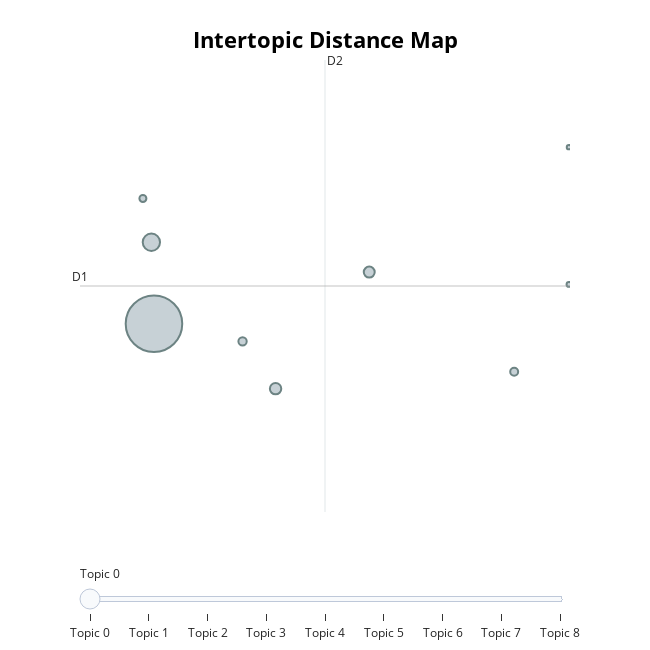
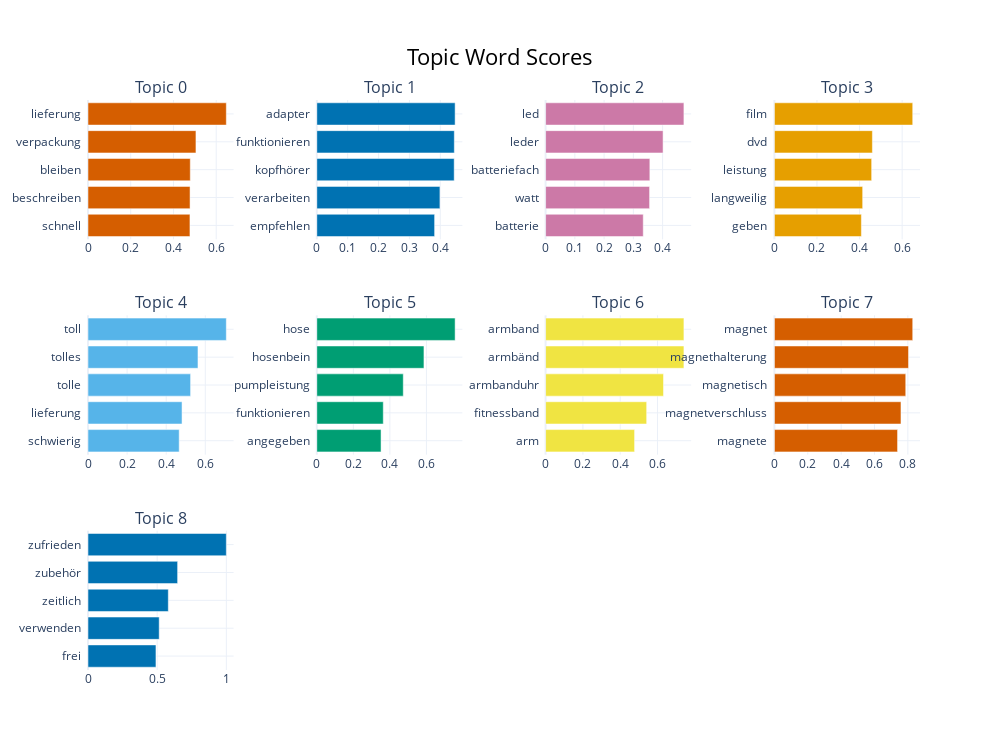

Notebook code for these charts, in order:
### Markdown cell above
#### **Visualization of German topic space**

We visualize the German topics in a 2D projection to see how well-separated they are. In the bar chart, we can inspect particular words in those clusters along with their significance.

### Code cell
fig_map = topic_model_german.visualize_topics()
fig_map.show()

fig_bar = topic_model_german.visualize_barchart(top_n_topics=10)
fig_bar.show()

### Figure 1 — Plotly figure (JSON) as saved in the notebook; plotly's stock layout.template omitted (floating-point values rounded to 4 significant figures)
{"data": [{"customdata": [[0, "lieferung | verpackung | bleiben | beschreiben | schnell", 5197], [1, "adapter | funktionieren | kopfhörer | verarbeiten | empfehlen", 487], [2, "led | leder | batteriefach | watt | batterie", 211], [3, "film | dvd | leistung | langweilig | geben", 195], [4, "toll | tolles | tolle | lieferung | schwierig", 113], [5, "hose | hosenbein | pumpleistung | funktionieren | angegeben", 103], [6, "armband | armbänd | armbanduhr | fitnessband | arm", 79], [7, "magnet | magnethalterung | magnetisch | magnetverschluss | magnete", 38], [8, "zufrieden | zubehör | zeitlich | verwenden | frei", 31]], "hovertemplate": "<b>Topic %{customdata[0]}</b><br>%{customdata[1]}<br>Size: %{customdata[2]}", "legendgroup": "", "marker": {"color": "#B0BEC5", "size": [5197, 487, 211, 195, 113, 103, 79, 38, 31], "sizemode": "area", "sizeref": 3.248, "symbol": "circle", "line": {"color": "DarkSlateGrey", "width": 2}}, "mode": "markers", "name": "", "orientation": "v", "showlegend": false, "x": [-2.645, -2.662, -1.857, -1.25, -2.071, -0.3114, -2.717, 0.04363, 0.04332], "xaxis": "x", "y": [-9.901, -8.837, -10.75, -9.226, -10.13, -10.53, -8.264, -9.387, -7.593], "yaxis": "y", "type": "scatter"}], "layout": {"xaxis": {"anchor": "y", "domain": [0.0, 1.0], "title": {"text": ""}, "visible": false, "range": [-3.124, 0.05017]}, "yaxis": {"anchor": "x", "domain": [0.0, 1.0], "title": {"text": ""}, "visible": false, "range": [-12.36, -6.454]}, "legend": {"tracegroupgap": 0, "itemsizing": "constant"}, "margin": {"t": 60}, "title": {"font": {"size": 22, "color": "Black"}, "text": "<b>Intertopic Distance Map</b>", "y": 0.95, "x": 0.5, "xanchor": "center", "yanchor": "top"}, "hoverlabel": {"font": {"size": 16, "family": "Rockwell"}, "bgcolor": "white"}, "width": 650, "height": 650, "sliders": [{"active": 0, "pad": {"t": 50}, "steps": [{"args": [{"marker.color": [["red", "#B0BEC5", "#B0BEC5", "#B0BEC5", "#B0BEC5", "#B0BEC5", "#B0BEC5", "#B0BEC5", "#B0BEC5"]]}], "label": "Topic 0", "method": "update"}, {"args": [{"marker.color": [["#B0BEC5", "red", "#B0BEC5", "#B0BEC5", "#B0BEC5", "#B0BEC5", "#B0BEC5", "#B0BEC5", "#B0BEC5"]]}], "label": "Topic 1", "method": "update"}, {"args": [{"marker.color": [["#B0BEC5", "#B0BEC5", "red", "#B0BEC5", "#B0BEC5", "#B0BEC5", "#B0BEC5", "#B0BEC5", "#B0BEC5"]]}], "label": "Topic 2", "method": "update"}, {"args": [{"marker.color": [["#B0BEC5", "#B0BEC5", "#B0BEC5", "red", "#B0BEC5", "#B0BEC5", "#B0BEC5", "#B0BEC5", "#B0BEC5"]]}], "label": "Topic 3", "method": "update"}, {"args": [{"marker.color": [["#B0BEC5", "#B0BEC5", "#B0BEC5", "#B0BEC5", "red", "#B0BEC5", "#B0BEC5", "#B0BEC5", "#B0BEC5"]]}], "label": "Topic 4", "method": "update"}, {"args": [{"marker.color": [["#B0BEC5", "#B0BEC5", "#B0BEC5", "#B0BEC5", "#B0BEC5", "red", "#B0BEC5", "#B0BEC5", "#B0BEC5"]]}], "label": "Topic 5", "method": "update"}, {"args": [{"marker.color": [["#B0BEC5", "#B0BEC5", "#B0BEC5", "#B0BEC5", "#B0BEC5", "#B0BEC5", "red", "#B0BEC5", "#B0BEC5"]]}], "label": "Topic 6", "method": "update"}, {"args": [{"marker.color": [["#B0BEC5", "#B0BEC5", "#B0BEC5", "#B0BEC5", "#B0BEC5", "#B0BEC5", "#B0BEC5", "red", "#B0BEC5"]]}], "label": "Topic 7", "method": "update"}, {"args": [{"marker.color": [["#B0BEC5", "#B0BEC5", "#B0BEC5", "#B0BEC5", "#B0BEC5", "#B0BEC5", "#B0BEC5", "#B0BEC5", "red"]]}], "label": "Topic 8", "method": "update"}]}], "shapes": [{"line": {"color": "#CFD8DC", "width": 2}, "type": "line", "x0": -1.537, "x1": -1.537, "y0": -12.36, "y1": -6.454}, {"line": {"color": "#9E9E9E", "width": 2}, "type": "line", "x0": -3.124, "x1": 0.05017, "y0": -9.408, "y1": -9.408}], "annotations": [{"showarrow": false, "text": "D1", "x": -3.124, "y": -9.408, "yshift": 10}, {"showarrow": false, "text": "D2", "x": -1.537, "xshift": 10, "y": -6.454}]}}

### Figure 2 — Plotly figure (JSON) as saved in the notebook; plotly's stock layout.template omitted (floating-point values rounded to 4 significant figures)
{"data": [{"marker": {"color": "#D55E00"}, "orientation": "h", "x": [0.4771, 0.4776, 0.4787, 0.5052, 0.6473], "y": ["schnell  ", "beschreiben  ", "bleiben  ", "verpackung  ", "lieferung  "], "type": "bar", "xaxis": "x", "yaxis": "y"}, {"marker": {"color": "#0072B2"}, "orientation": "h", "x": [0.3816, 0.3988, 0.445, 0.4454, 0.448], "y": ["empfehlen  ", "verarbeiten  ", "kopfhörer  ", "funktionieren  ", "adapter  "], "type": "bar", "xaxis": "x2", "yaxis": "y2"}, {"marker": {"color": "#CC79A7"}, "orientation": "h", "x": [0.3337, 0.3554, 0.3563, 0.4015, 0.4728], "y": ["batterie  ", "watt  ", "batteriefach  ", "leder  ", "led  "], "type": "bar", "xaxis": "x3", "yaxis": "y3"}, {"marker": {"color": "#E69F00"}, "orientation": "h", "x": [0.4085, 0.4145, 0.4568, 0.4602, 0.6496], "y": ["geben  ", "langweilig  ", "leistung  ", "dvd  ", "film  "], "type": "bar", "xaxis": "x4", "yaxis": "y4"}, {"marker": {"color": "#56B4E9"}, "orientation": "h", "x": [0.4664, 0.481, 0.5247, 0.5625, 0.7075], "y": ["schwierig  ", "lieferung  ", "tolle  ", "tolles  ", "toll  "], "type": "bar", "xaxis": "x5", "yaxis": "y5"}, {"marker": {"color": "#009E73"}, "orientation": "h", "x": [0.3517, 0.3639, 0.4733, 0.5865, 0.7571], "y": ["angegeben  ", "funktionieren  ", "pumpleistung  ", "hosenbein  ", "hose  "], "type": "bar", "xaxis": "x6", "yaxis": "y6"}, {"marker": {"color": "#F0E442"}, "orientation": "h", "x": [0.4771, 0.542, 0.6321, 0.7417, 0.7417], "y": ["arm  ", "fitnessband  ", "armbanduhr  ", "armbänd  ", "armband  "], "type": "bar", "xaxis": "x7", "yaxis": "y7"}, {"marker": {"color": "#D55E00"}, "orientation": "h", "x": [0.7381, 0.7586, 0.7872, 0.8039, 0.8291], "y": ["magnete  ", "magnetverschluss  ", "magnetisch  ", "magnethalterung  ", "magnet  "], "type": "bar", "xaxis": "x8", "yaxis": "y8"}, {"marker": {"color": "#0072B2"}, "orientation": "h", "x": [0.4913, 0.5147, 0.5805, 0.6479, 1.0], "y": ["frei  ", "verwenden  ", "zeitlich  ", "zubehör  ", "zufrieden  "], "type": "bar", "xaxis": "x9", "yaxis": "y9"}], "layout": {"xaxis": {"anchor": "y", "domain": [0.0, 0.175], "showgrid": true}, "yaxis": {"anchor": "x", "domain": [0.7556, 1.0], "showgrid": true}, "xaxis2": {"anchor": "y2", "domain": [0.275, 0.45], "showgrid": true}, "yaxis2": {"anchor": "x2", "domain": [0.7556, 1.0], "showgrid": true}, "xaxis3": {"anchor": "y3", "domain": [0.55, 0.725], "showgrid": true}, "yaxis3": {"anchor": "x3", "domain": [0.7556, 1.0], "showgrid": true}, "xaxis4": {"anchor": "y4", "domain": [0.825, 1.0], "showgrid": true}, "yaxis4": {"anchor": "x4", "domain": [0.7556, 1.0], "showgrid": true}, "xaxis5": {"anchor": "y5", "domain": [0.0, 0.175], "showgrid": true}, "yaxis5": {"anchor": "x5", "domain": [0.3778, 0.6222], "showgrid": true}, "xaxis6": {"anchor": "y6", "domain": [0.275, 0.45], "showgrid": true}, "yaxis6": {"anchor": "x6", "domain": [0.3778, 0.6222], "showgrid": true}, "xaxis7": {"anchor": "y7", "domain": [0.55, 0.725], "showgrid": true}, "yaxis7": {"anchor": "x7", "domain": [0.3778, 0.6222], "showgrid": true}, "xaxis8": {"anchor": "y8", "domain": [0.825, 1.0], "showgrid": true}, "yaxis8": {"anchor": "x8", "domain": [0.3778, 0.6222], "showgrid": true}, "xaxis9": {"anchor": "y9", "domain": [0.0, 0.175], "showgrid": true}, "yaxis9": {"anchor": "x9", "domain": [0.0, 0.2444], "showgrid": true}, "xaxis10": {"anchor": "y10", "domain": [0.275, 0.45], "showgrid": true}, "yaxis10": {"anchor": "x10", "domain": [0.0, 0.2444], "showgrid": true}, "xaxis11": {"anchor": "y11", "domain": [0.55, 0.725], "showgrid": true}, "yaxis11": {"anchor": "x11", "domain": [0.0, 0.2444], "showgrid": true}, "xaxis12": {"anchor": "y12", "domain": [0.825, 1.0], "showgrid": true}, "yaxis12": {"anchor": "x12", "domain": [0.0, 0.2444], "showgrid": true}, "annotations": [{"font": {"size": 16}, "showarrow": false, "text": "Topic 0", "x": 0.0875, "xanchor": "center", "xref": "paper", "y": 1.0, "yanchor": "bottom", "yref": "paper"}, {"font": {"size": 16}, "showarrow": false, "text": "Topic 1", "x": 0.3625, "xanchor": "center", "xref": "paper", "y": 1.0, "yanchor": "bottom", "yref": "paper"}, {"font": {"size": 16}, "showarrow": false, "text": "Topic 2", "x": 0.6375, "xanchor": "center", "xref": "paper", "y": 1.0, "yanchor": "bottom", "yref": "paper"}, {"font": {"size": 16}, "showarrow": false, "text": "Topic 3", "x": 0.9125, "xanchor": "center", "xref": "paper", "y": 1.0, "yanchor": "bottom", "yref": "paper"}, {"font": {"size": 16}, "showarrow": false, "text": "Topic 4", "x": 0.0875, "xanchor": "center", "xref": "paper", "y": 0.6222, "yanchor": "bottom", "yref": "paper"}, {"font": {"size": 16}, "showarrow": false, "text": "Topic 5", "x": 0.3625, "xanchor": "center", "xref": "paper", "y": 0.6222, "yanchor": "bottom", "yref": "paper"}, {"font": {"size": 16}, "showarrow": false, "text": "Topic 6", "x": 0.6375, "xanchor": "center", "xref": "paper", "y": 0.6222, "yanchor": "bottom", "yref": "paper"}, {"font": {"size": 16}, "showarrow": false, "text": "Topic 7", "x": 0.9125, "xanchor": "center", "xref": "paper", "y": 0.6222, "yanchor": "bottom", "yref": "paper"}, {"font": {"size": 16}, "showarrow": false, "text": "Topic 8", "x": 0.0875, "xanchor": "center", "xref": "paper", "y": 0.2444, "yanchor": "bottom", "yref": "paper"}], "title": {"font": {"size": 22, "color": "Black"}, "text": "Topic Word Scores", "x": 0.5, "xanchor": "center", "yanchor": "top"}, "hoverlabel": {"font": {"size": 16, "family": "Rockwell"}, "bgcolor": "white"}, "showlegend": false, "width": 1000, "height": 750}}
